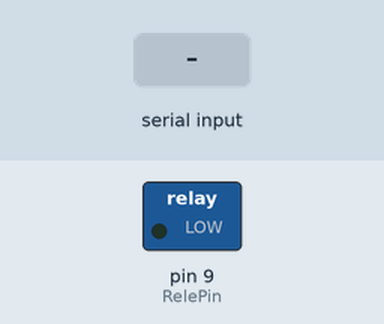
This sketch was run on a simulated Arduino Uno, built with avr-gcc and run on an emulated ATmega328P. Shown: switched loads named in the sketch (green lamp = pin HIGH). The test bench sets the inputs (shaded band).

Above: at 1.2 s.
1.3 s: "A" received over Serial
At 2.1 s:
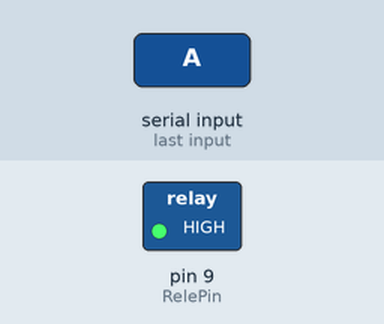
2.8 s: "D" received over Serial
At 3.2 s:
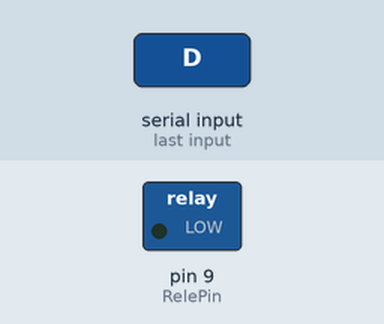
Timing chart, 0 to 5.8 s (numbered marks = the images above; inputs shaded):
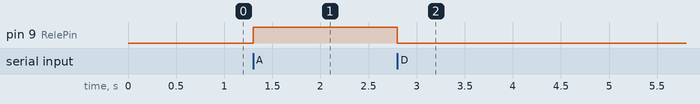

The sketch:

v1_rele.ino
```cpp
const int RelePin = 9; // pino ao qual o Módulo Relé está conectado
int incomingByte;      // variavel para ler dados recebidos pela serial

void setup() {
  Serial.begin(9600); // inicializa a comunicação serial em 9600bps
  pinMode(RelePin, OUTPUT); // seta o pino como saída
}

void loop() {
  if (Serial.available() > 0) {
    // verifica se tem algum dado na serial
    incomingByte = Serial.read();  //lê o primeiro dado do buffer da serial

    if (incomingByte == 'A') {     //se for A
      digitalWrite(RelePin, HIGH); //aciona o pino
    }

    if (incomingByte == 'D') {     //se for D
      digitalWrite(RelePin, LOW);  //desativa o pino
    }
  }
}
```

Measured:
- after the input at 1.3 s, pin 9 (RelePin): LOW → HIGH at once
- after the input at 2.8 s, pin 9 (RelePin): HIGH → LOW at once
